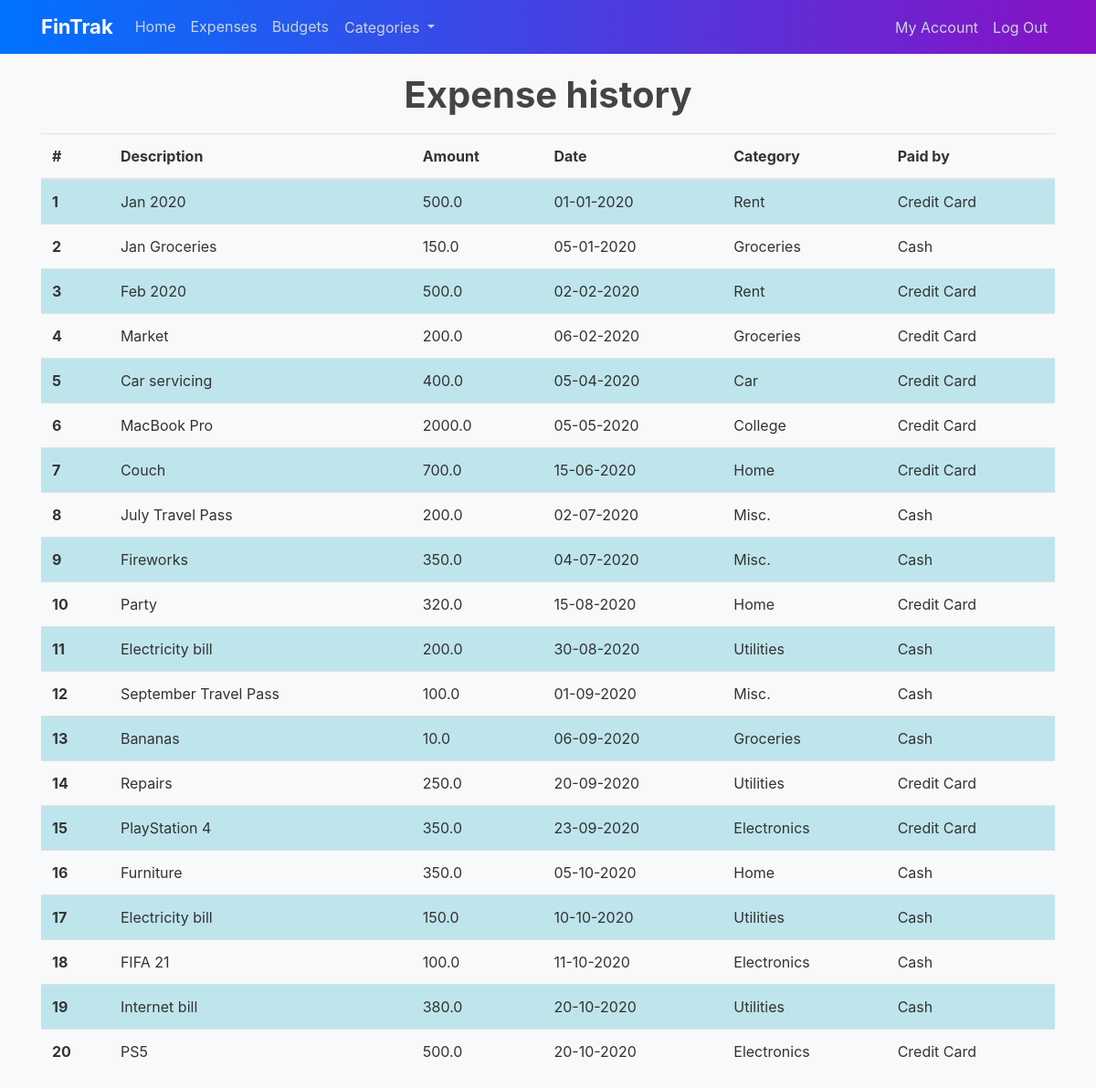
The app's page /expenses (signed in) with its own data.
### FinTrak/models.py (models this page shows, shortened)
class Expenses(db.Model):
    id = db.Column(db.Integer, primary_key = True)
    description = db.Column(db.String(40))
    category = db.Column(db.String(100), nullable = False)
    amount = db.Column(db.Float, nullable = False)
    date = db.Column(db.DateTime, nullable = False, default = datetime.utcnow)
    paidby = db.Column(db.String(20), nullable = False, default = "Self")
    user_id = db.Column (db.Integer, db.ForeignKey("user.id"), nullable = False)  # referencing the table and column name

### FinTrak/routes.py (the view)
@app.route("/expenses", methods = ["GET", "POST"])
@login_required
def expenses():
    history = Expenses.query.filter_by(user_id = current_user.id).order_by(Expenses.date).all()
    return render_template("expenses.html", title = "Expenses", history = history)

### FinTrak/models.py (called while the page is built)
@login_manager.user_loader
def load_user(user_id):
    return User.query.get(int(user_id))

### FinTrak/templates/expenses.html (shortened to what this page needs)
{% extends "layout.html" %}
{% block content %}
<h1 style="text-align:center; padding-bottom: 10px; font-weight: bold;"> Expense history </h1>
<table class="table table-striped w-auto">
    <thead>
        <tr>
            <th>#</th>
            <th>Description</th>
            <th>Amount</th>
            <th>Date</th>
            <th>Category</th>
            <th>Paid by</th>
        </tr>
    </thead>
    <tbody>
        {% set i = [1] %}
        {% for items in history %}
            {% if i[0] % 2 != 0 %} <tr class="table-info">
            {% else %} <tr> {% endif %}
                <th scope="row">{{ i[0] }}</th>
                <td>{{ items.description }}</td>
                <td>{{ items.amount }}</td>
                <td>{{ items.date.strftime('%d-%m-%Y')}}</td>
                <td>{{ items.category }}</td>
                <td>{{ items.paidby }}</td>
            </tr>
        {% endfor %}
    </tbody>
</table>
{% endblock content %}

### FinTrak/static/main.css (style rules this page uses)
body { background: #fafafa; color: #333333; margin-top: 5rem; }
h1, h2, h3, h4, h5, h6 { color: #444444; }

### records on screen
Expenses: i "1", description "Jan 2020", amount "500.0", date "01-01-2020", category "Rent", paidby "Credit Card"
Expenses: i "2", description "Jan Groceries", amount "150.0", date "05-01-2020", category "Groceries", paidby "Cash"
Expenses: i "3", description "Feb 2020", amount "500.0", date "02-02-2020", category "Rent", paidby "Credit Card"
Expenses: i "4", description "Market", amount "200.0", date "06-02-2020", category "Groceries", paidby "Credit Card"
Expenses: i "5", description "Car servicing", amount "400.0", date "05-04-2020", category "Car", paidby "Credit Card"
Expenses: i "6", description "MacBook Pro", amount "2000.0", date "05-05-2020", category "College", paidby "Credit Card"
Expenses: i "7", description "Couch", amount "700.0", date "15-06-2020", category "Home", paidby "Credit Card"
Expenses: i "8", description "July Travel Pass", amount "200.0", date "02-07-2020", category "Misc.", paidby "Cash"
Expenses: i "9", description "Fireworks", amount "350.0", date "04-07-2020", category "Misc.", paidby "Cash"
Expenses: i "10", description "Party", amount "320.0", date "15-08-2020", category "Home", paidby "Credit Card"
Expenses: i "11", description "Electricity bill", amount "200.0", date "30-08-2020", category "Utilities", paidby "Cash"
Expenses: i "12", description "September Travel Pass", amount "100.0", date "01-09-2020", category "Misc.", paidby "Cash"
Expenses: i "13", description "Bananas", amount "10.0", date "06-09-2020", category "Groceries", paidby "Cash"
Expenses: i "14", description "Repairs", amount "250.0", date "20-09-2020", category "Utilities", paidby "Credit Card"
Expenses: i "15", description "PlayStation 4", amount "350.0", date "23-09-2020", category "Electronics", paidby "Credit Card"
Expenses: i "16", description "Furniture", amount "350.0", date "05-10-2020", category "Home", paidby "Cash"
Expenses: i "17", description "Electricity bill", amount "150.0", date "10-10-2020", category "Utilities", paidby "Cash"
Expenses: i "18", description "FIFA 21", amount "100.0", date "11-10-2020", category "Electronics", paidby "Cash"
Expenses: id "19", description "Internet bill", amount "380.0", date "20-10-2020", category "Utilities", paidby "Cash"
Expenses: id "20", description "PS5", amount "500.0", date "20-10-2020", category "Electronics", paidby "Credit Card"
